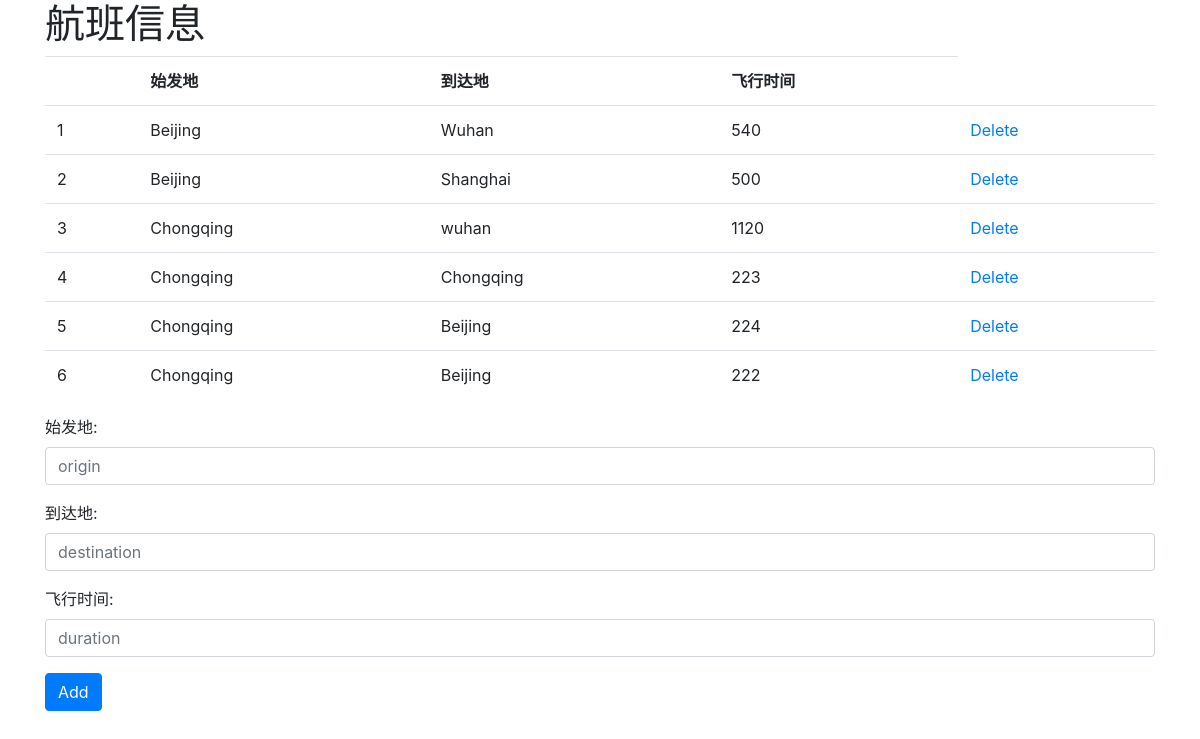
Before: / with the older database file.
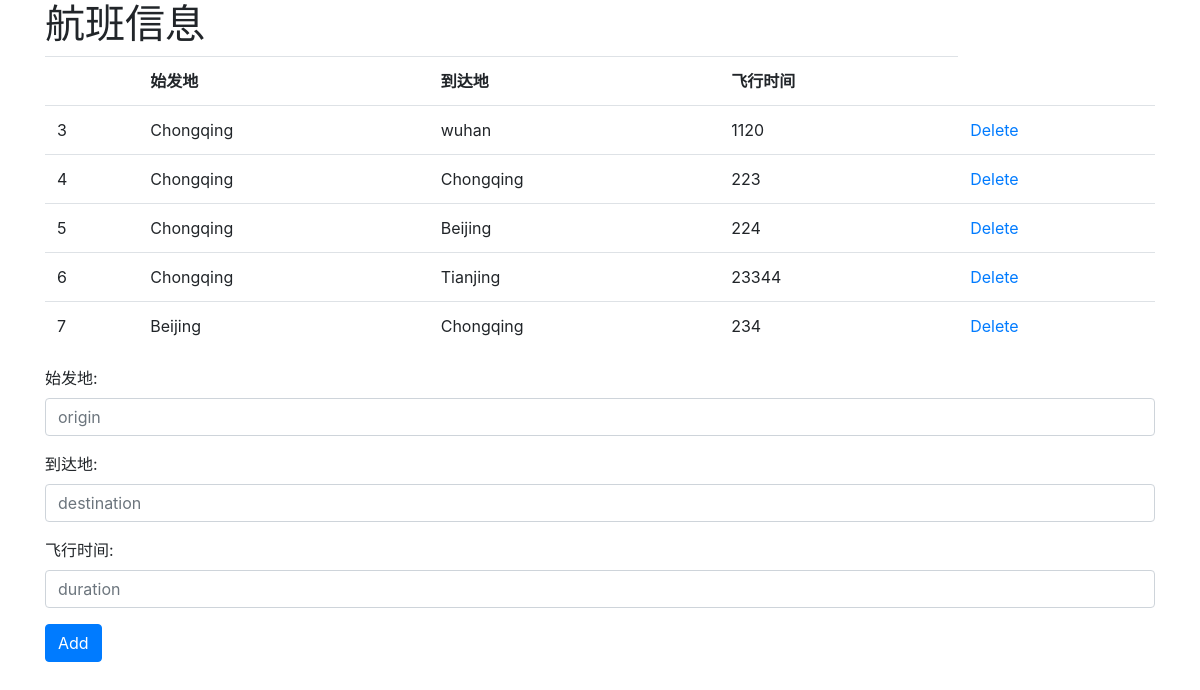
After: the same page with the newer database file.
### model.py (models this page shows)
class Flight(db.Model):
	__tablename__="flights"
	id=db.Column(db.Integer,primary_key=True)
	origin=db.Column(db.String,nullable=False)
	destination=db.Column(db.String,nullable=False)
	duration=db.Column(db.Integer,nullable=False)

### view.py (the view)
@app.route("/")
def index():
    filename="index.html"
    data={}
    flights_list=query_all_flights()
    if flights_list:
        data["flights"]=flights_list
    return render_template(filename, **data)

### model.py (called while the page is built)
def query_all_flights():
    all_flights=[]
    for flight in Flight.query.all():
        all_flights.append(flight.__dict__)
    return all_flights

### templates/index.html (shortened to what this page needs)
<!DOCTYPE html>
<html lang="en">
<head>
    <link rel="stylesheet" href="https://maxcdn.bootstrapcdn.com/bootstrap/4.0.0/css/bootstrap.min.css">
</head>
<body>
  <div class="container">
        <h1>航班信息</h1>
        {% if flights %}
        <table class="table">
        <tr>
            <th scope="col"> </th>
            <th scope="col">始发地</th>
            <th scope="col">到达地</th>
            <th scope="col">飞行时间</th>
        </tr>
        {% for aflight in flights %}
        <tr>
             <td> <span class="label label-danger">{{ aflight.id }}</span></td>
              <td>    {{ aflight.origin}}</td>
              <td>    {{ aflight.destination}}</td>
              <td>    {{ aflight.duration}}    </td>
              <td> <a href="/flight/delete/{{ aflight.id }}">Delete</a></td>
        </tr>
        {% endfor %}
        </table>
    {% endif %}
    <form action="/flight" method="post">
        <div class="form-group">
                <label for="origin">始发地:</label>
                <input type="text" class="form-control" name="origin" id="origin" placeholder="origin">
        </div>
        <div class="form-group">
          <label for="formGroupExampleInput2">到达地:</label>
            <input type="text" class="form-control" name="destination" id="destination" placeholder="destination">
        </div>
        <div class="form-group">
                <label for="formGroupExampleInput2">飞行时间:</label>
                  <input type="text" class="form-control" name="duration" id="duration" placeholder="duration">
        </div>
        <button type="submit" class="btn btn-primary">Add</button>
    </form>
  </div>
</body>
</html>

Changed rows visible on the page:
removed Flight: id "1", origin "Beijing", destination "Wuhan", duration "540"
removed Flight: id "2", origin "Beijing", destination "Shanghai", duration "500"
changed Flight id 6: destination "Beijing" → "Tianjing"; duration "222" → "23344"
added Flight: id "7", origin "Beijing", destination "Chongqing", duration "234"
